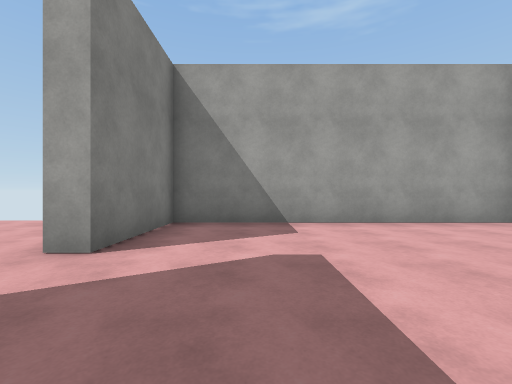
view 1 (above)

12 first-person views from a walk through a Unity game level. The camera is 1.3 m above the floor, looks level and sees 90° across. The floor is counted in squares, 2 m on a side. Each view is taken from the middle of a square. On the plan, view 1 faces up. The plan holds only what a view shows up to about 9 squares ahead; the rest is blank. The player character is not drawn. Door leaves are left out, so doorways stand open. Some surface patterns are stand-ins.

view 2
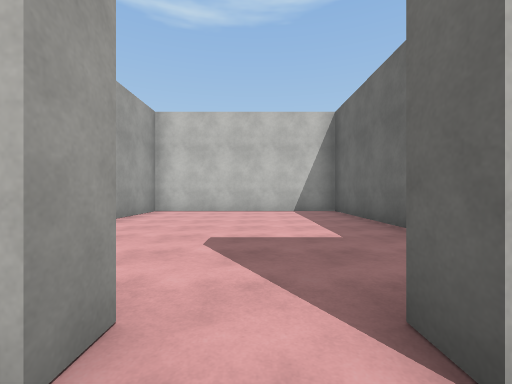

view 3
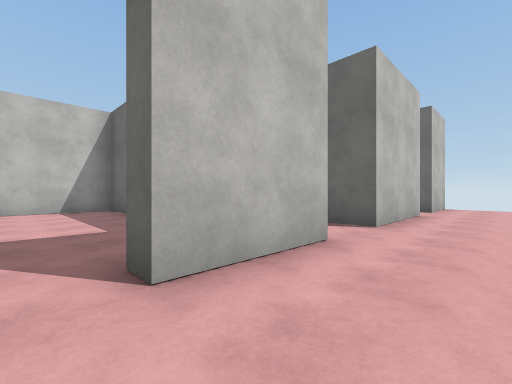

view 4
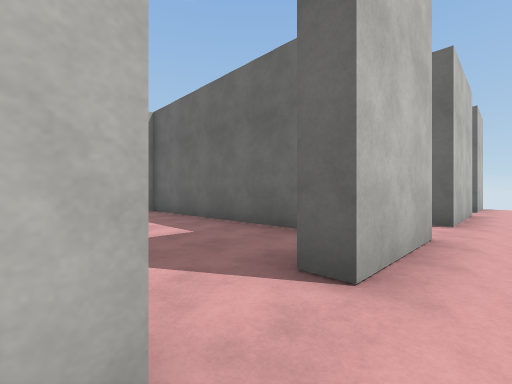

view 5
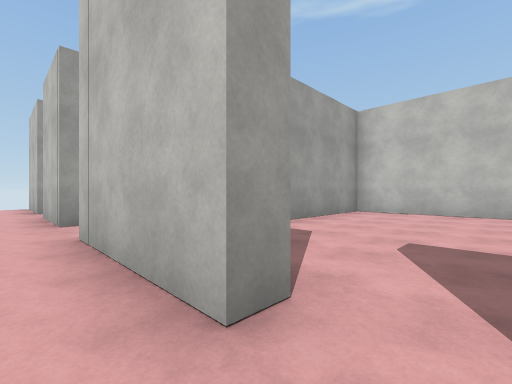

view 6
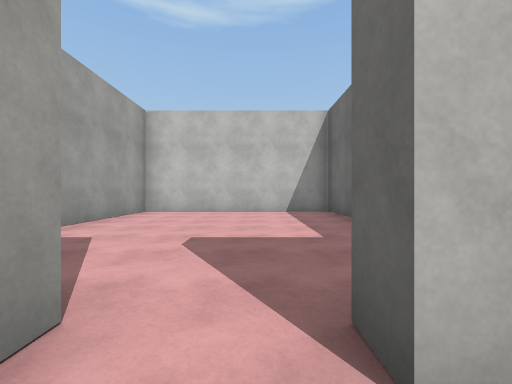

view 7
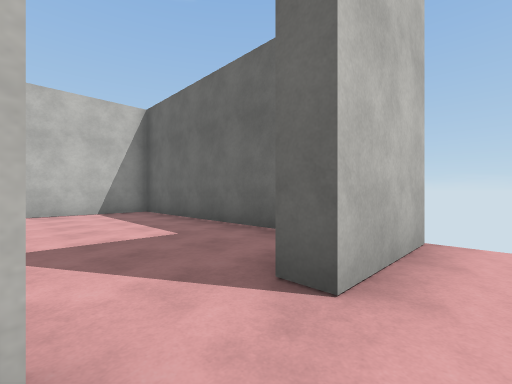

view 8
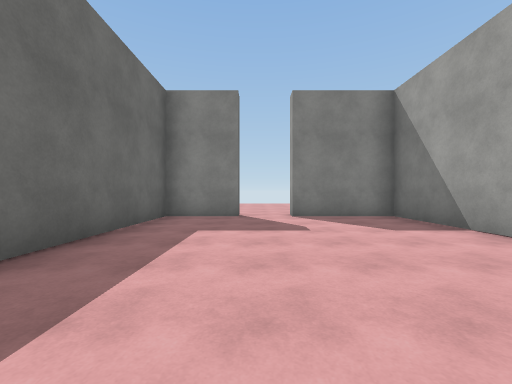

view 9
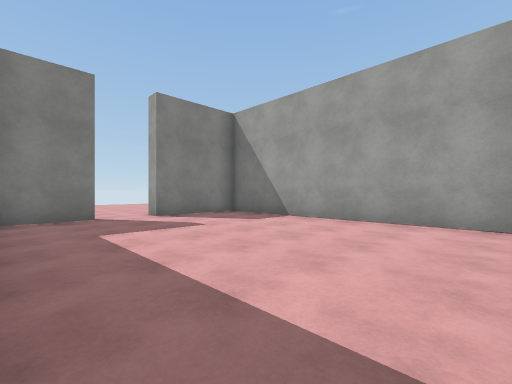

view 10
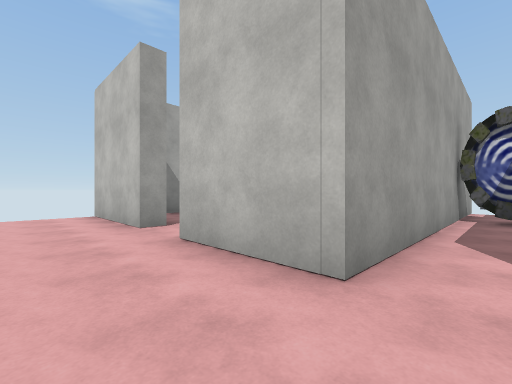

view 11
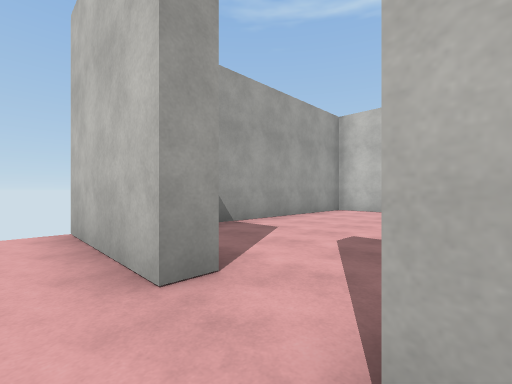

view 12
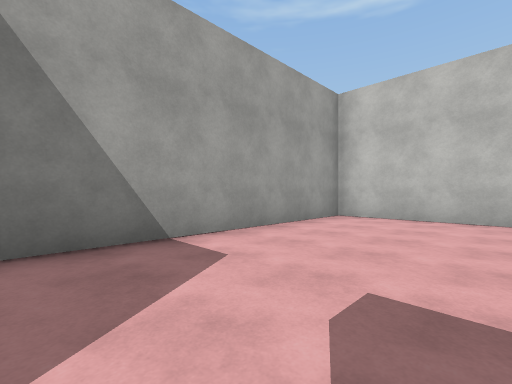

### Floor plan
Points are (right, up) in squares from view 1. A wall is a line through its corners. A room is listed if a view was taken in it or the views show most of it. See-through windows are left out.
Room 1 (views 1, 12)
walls: (-0.4, -0.7) (5.6, -0.7) (5.6, 5.4) (-1.7, 5.4) (-1.7, 2.7)
ways out: open door at (-2, 2) to room 2
Room 2 (views 2, 3, 4, 5, 6, 7, 10, 11)
walls: (-2.2, -6) (-2.2, -2.9) (-1.2, -2.9); (-2.2, 2.7) (-2.2, 5.8); (-2.2, -9.8) (-2.2, -7.5); (5.9, -1.1) (-2.2, -1.1) (-2.2, 1.3)
ways out: open door at (-2, 2) to room 1; open door at (-2, -6.5) to room 3
objects: other object (3, -2)
Room 3 (views 8, 9)
walls: (-1.7, -7.5) (-1.7, -9.4) (5.6, -9.4) (5.6, -3.4) (-1.7, -3.4) (-1.7, -6)
ways out: open door at (-2, -6.5) to room 2

Positions as (right, up) in squares from view 1, and headings:
1: (0, 0), facing up
2: (-3, 2), facing right
3: (-4, 2), facing down-right
4: (-3, 3), facing down-right
5: (-3, -7), facing up-right
6: (-3, -7), facing right
7: (-3, -6), facing down-right
8: (5, -7), facing left
9: (5, -9), facing up-left
10: (-4, -2), facing up-right
11: (-3, 1), facing up-right
12: (-1, 2), facing up-right
